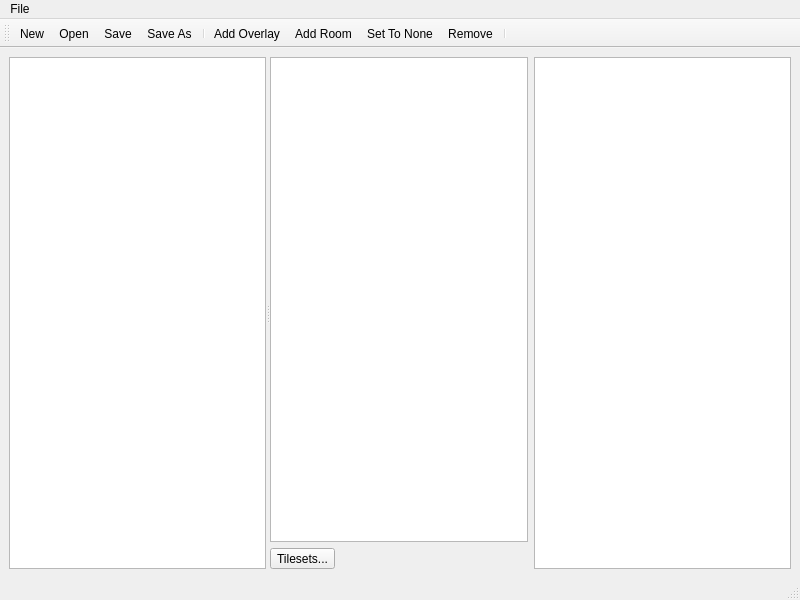
<?xml version="1.0" encoding="UTF-8"?>
<ui version="4.0">
 <class>ContainerOverlayDialog</class>
 <widget class="QMainWindow" name="ContainerOverlayDialog">
  <property name="geometry">
   <rect>
    <x>0</x>
    <y>0</y>
    <width>800</width>
    <height>600</height>
   </rect>
  </property>
  <property name="windowTitle">
   <string>Container Overlays</string>
  </property>
  <widget class="QWidget" name="centralwidget">
   <layout class="QGridLayout" name="gridLayout">
    <item row="0" column="0">
     <widget class="QSplitter" name="splitter">
      <property name="orientation">
       <enum>Qt::Horizontal</enum>
      </property>
      <property name="childrenCollapsible">
       <bool>false</bool>
      </property>
      <widget class="QWidget" name="verticalLayoutWidget">
       <layout class="QVBoxLayout" name="verticalLayout">
        <item>
         <widget class="ContainerOverlayView" name="overlayView"/>
        </item>
       </layout>
      </widget>
      <widget class="QWidget" name="layoutWidget">
       <layout class="QHBoxLayout" name="tilesetLayout">
        <item>
         <layout class="QVBoxLayout" name="verticalLayout_5">
          <item>
           <widget class="QListWidget" name="tilesetList"/>
          </item>
          <item>
           <widget class="QToolButton" name="tilesetMgr">
            <property name="text">
             <string>Tilesets...</string>
            </property>
           </widget>
          </item>
         </layout>
        </item>
        <item>
         <widget class="Tiled::Internal::MixedTilesetView" name="tilesetTilesView">
          <property name="minimumSize">
           <size>
            <width>256</width>
            <height>0</height>
           </size>
          </property>
         </widget>
        </item>
       </layout>
      </widget>
     </widget>
    </item>
   </layout>
  </widget>
  <widget class="QMenuBar" name="menubar">
   <property name="geometry">
    <rect>
     <x>0</x>
     <y>0</y>
     <width>800</width>
     <height>21</height>
    </rect>
   </property>
   <widget class="QMenu" name="menuFile">
    <property name="title">
     <string>File</string>
    </property>
    <addaction name="actionNew"/>
    <addaction name="actionOpen"/>
    <addaction name="actionSave"/>
    <addaction name="actionSaveAs"/>
    <addaction name="separator"/>
    <addaction name="actionClose"/>
   </widget>
   <addaction name="menuFile"/>
  </widget>
  <widget class="QStatusBar" name="statusbar"/>
  <widget class="QToolBar" name="toolBar">
   <property name="windowTitle">
    <string>toolBar</string>
   </property>
   <attribute name="toolBarArea">
    <enum>TopToolBarArea</enum>
   </attribute>
   <attribute name="toolBarBreak">
    <bool>false</bool>
   </attribute>
   <addaction name="actionNew"/>
   <addaction name="actionOpen"/>
   <addaction name="actionSave"/>
   <addaction name="actionSaveAs"/>
   <addaction name="separator"/>
   <addaction name="actionAddOverlay"/>
   <addaction name="actionAddRoom"/>
   <addaction name="actionSetToNone"/>
   <addaction name="actionRemove"/>
   <addaction name="separator"/>
  </widget>
  <action name="actionRemove">
   <property name="icon">
    <iconset resource="tiled.qrc">
     <normaloff>:/images/16x16/edit-delete.png</normaloff>:/images/16x16/edit-delete.png</iconset>
   </property>
   <property name="text">
    <string>Remove</string>
   </property>
  </action>
  <action name="actionAddOverlay">
   <property name="icon">
    <iconset resource="tiled.qrc">
     <normaloff>:/images/22x22/add.png</normaloff>:/images/22x22/add.png</iconset>
   </property>
   <property name="text">
    <string>Add Overlay</string>
   </property>
  </action>
  <action name="actionAddRoom">
   <property name="icon">
    <iconset resource="tiled.qrc">
     <normaloff>:/images/22x22/roomdef-tool.png</normaloff>:/images/22x22/roomdef-tool.png</iconset>
   </property>
   <property name="text">
    <string>Add Room</string>
   </property>
  </action>
  <action name="actionOpen">
   <property name="icon">
    <iconset resource="tiled.qrc">
     <normaloff>:/images/16x16/document-open.png</normaloff>:/images/16x16/document-open.png</iconset>
   </property>
   <property name="text">
    <string>Open...</string>
   </property>
  </action>
  <action name="actionSave">
   <property name="icon">
    <iconset resource="tiled.qrc">
     <normaloff>:/images/16x16/document-save.png</normaloff>:/images/16x16/document-save.png</iconset>
   </property>
   <property name="text">
    <string>Save</string>
   </property>
  </action>
  <action name="actionSaveAs">
   <property name="icon">
    <iconset resource="tiled.qrc">
     <normaloff>:/images/16x16/document-save-as.png</normaloff>:/images/16x16/document-save-as.png</iconset>
   </property>
   <property name="text">
    <string>Save As...</string>
   </property>
  </action>
  <action name="actionClose">
   <property name="text">
    <string>Close</string>
   </property>
  </action>
  <action name="actionSetToNone">
   <property name="icon">
    <iconset resource="tiled.qrc">
     <normaloff>:/images/16x16/edit-clear.png</normaloff>:/images/16x16/edit-clear.png</iconset>
   </property>
   <property name="text">
    <string>Set To None</string>
   </property>
  </action>
  <action name="actionNew">
   <property name="icon">
    <iconset resource="tiled.qrc">
     <normaloff>:/images/16x16/document-new.png</normaloff>:/images/16x16/document-new.png</iconset>
   </property>
   <property name="text">
    <string>New</string>
   </property>
  </action>
 </widget>
 <customwidgets>
  <customwidget>
   <class>Tiled::Internal::MixedTilesetView</class>
   <extends>QTableWidget</extends>
   <header>BuildingEditor/mixedtilesetview.h</header>
  </customwidget>
  <customwidget>
   <class>ContainerOverlayView</class>
   <extends>QTableView</extends>
   <header>containeroverlayview.h</header>
  </customwidget>
 </customwidgets>
 <resources>
  <include location="tiled.qrc"/>
 </resources>
 <connections/>
</ui>
